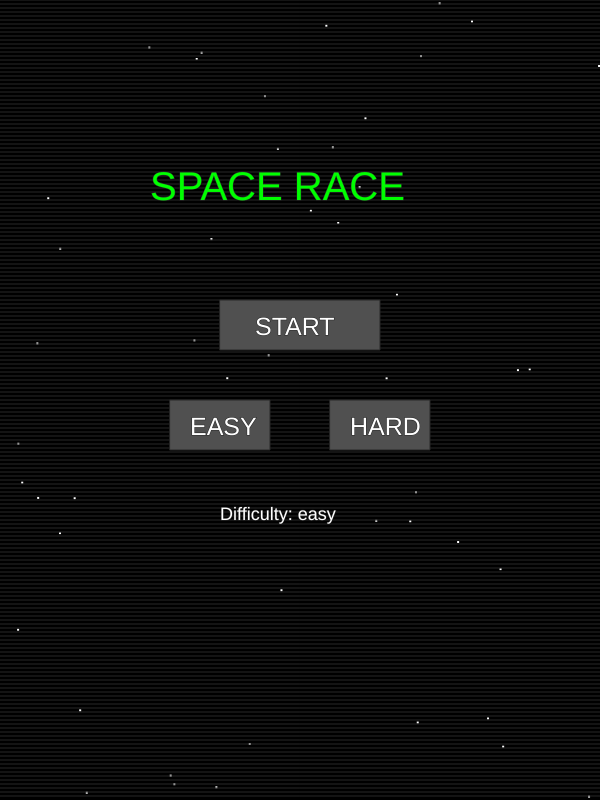
Frame 1 (no input)
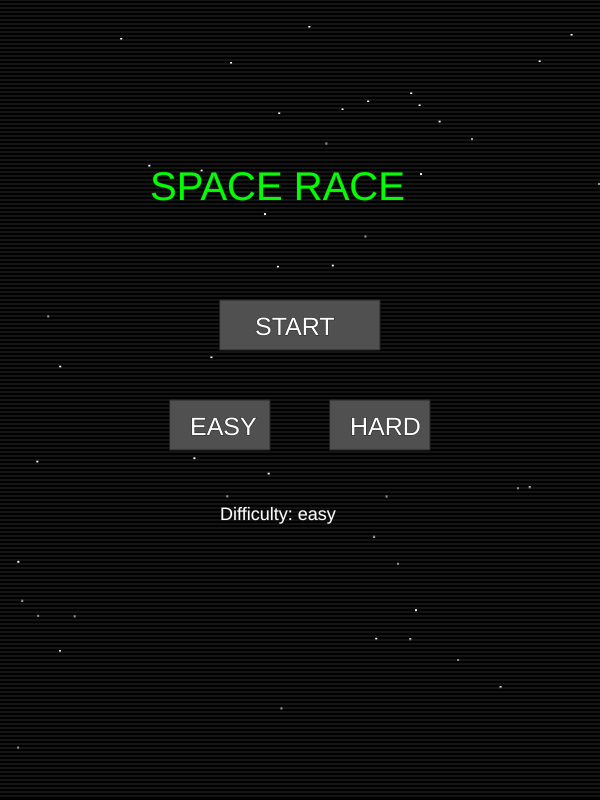
Frame 60 (no input)
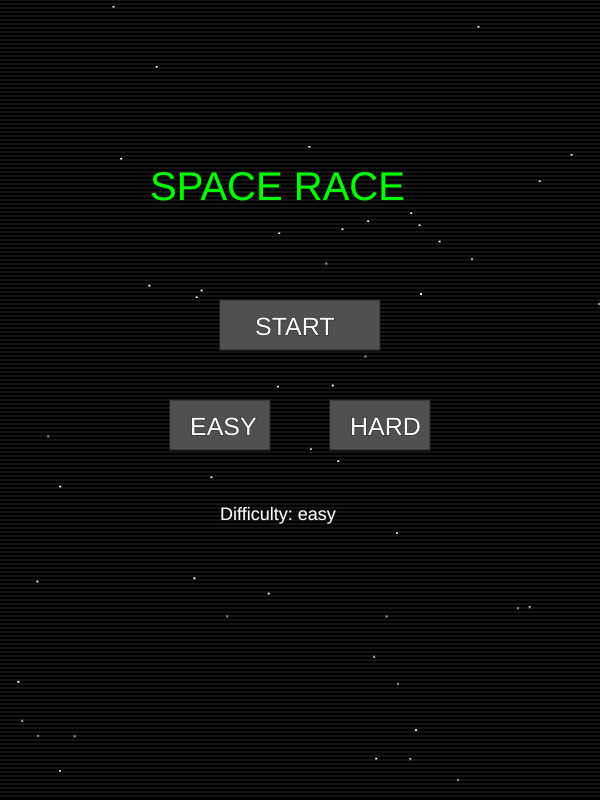
Frame 120 (the mouse pressed at the canvas centre since frame 60)

The p5.js sketch that drew these frames (run headless with seeded random() and noise() and a simulated clock; from frame 60 on, the mouse is pressed at the canvas centre):

// p5.js sketch
// ── sketch.js
///////////////////////////////////
/// Sho - Space Race Game Final ///
///////////////////////////////////


let px = 150;
let cpu = 350;

let py = 650;
let cy = 650;

let life = 5;
let cpuLife = 5;

let playerShield = 0;
let cpuShield = 0;

let ox = [];
let oy = [];

let sx = [];
let sy = [];

let speed = 5;

let boom = 0;
let ex = 0;
let ey = 0;

let flash = 0;

let screen = "menu";
let difficulty = "easy";

let startTime = 0;
let timePlayed = 0;

function setup() {
  createCanvas(600, 800);

  for (let i = 0; i < 6; i++) {
    ox[i] = random(500);
    oy[i] = random(800);
  }

  for (let i = 0; i < 50; i++) {
    sx[i] = random(width);
    sy[i] = random(height);
  }
}

function draw() {
  background(0);

  // STARFIELD
  fill(255);
  noStroke();
  for (let i = 0; i < 50; i++) {
    rect(sx[i], sy[i], 2, 2);
    sy[i] += 2;

    if (sy[i] > height) {
      sy[i] = 0;
      sx[i] = random(width);
    }
  }

  // scan lines
  stroke(40);
  for (let i = 0; i < height; i += 4) {
    line(0, i, width, i);
  }

  // flash effect
  if (flash > 0) {
    noStroke();
    fill(255, 0, 0, 80);
    rect(0, 0, width, height);
    flash--;
  }

  // MENU
  if (screen == "menu") {

    fill(0, 255, 0);
    textSize(40);
    text("SPACE RACE", 150, 200);

    fill(80);
    rect(220, 300, 160, 50);
    fill(255);
    textSize(25);
    text("START", 255, 335);

    fill(80);
    rect(170, 400, 100, 50);
    fill(255);
    text("EASY", 190, 435);

    fill(80);
    rect(330, 400, 100, 50);
    fill(255);
    text("HARD", 350, 435);

    fill(255);
    textSize(18);
    text("Difficulty: " + difficulty, 220, 520);

    return;
  }

  // GAME OVER
  if (screen == "over") {

    fill(255);
    textSize(35);

    if (life > 0) text("YOU WIN!", 210, 320);
    else text("CPU WINS!", 190, 320);

    textSize(25);
    text("TIME: " + timePlayed + "s", 220, 380);

    fill(80);
    rect(220, 450, 160, 50);

    fill(255);
    textSize(20);
    text("RESTART", 250, 482);

    return;
  }

  // TIMER
  timePlayed = floor((millis() - startTime) / 1000);

  // SHIELDS
  if (playerShield > 0) playerShield--;
  if (cpuShield > 0) cpuShield--;

  // OBSTACLES
  fill(255);
  noStroke();

  for (let i = 0; i < 6; i++) {

    rect(ox[i], oy[i], 60, 10);
    oy[i] += speed;

    if (oy[i] > height) {
      oy[i] = 0;
      ox[i] = random(500);
    }

    // PLAYER HIT
    if (
      px + 20 > ox[i] &&
      px < ox[i] + 60 &&
      py + 30 > oy[i] &&
      py < oy[i] + 10 &&
      playerShield <= 0
    ) {
      life--;
      px = 150;
      flash = 10;

      ex = px;
      ey = py;
      boom = 20;

      playerShield = 180;
    }

    // CPU HIT
    if (
      cpu + 20 > ox[i] &&
      cpu < ox[i] + 60 &&
      cy + 30 > oy[i] &&
      cy < oy[i] + 10 &&
      cpuShield <= 0
    ) {
      cpuLife--;
      cpu = 350;
      cpuShield = 180;
    }
  }

  // EXPLOSION
  if (boom > 0) {
    fill(255, 255, 0);
    for (let i = 0; i < 20; i++) {
      rect(
        ex + random(-15, 15),
        ey + random(-15, 15),
        3,
        3
      );
    }
    boom--;
  }

  // PLAYER
  if (playerShield <= 0 || frameCount % 10 < 5) {
    fill("red");
    rect(px, py, 20, 30);
  }

  // CPU
  if (cpuShield <= 0 || frameCount % 10 < 5) {
    fill("cyan");
    rect(cpu, cy, 20, 30);
  }

  // MOVEMENT UPWARD
  py -= 1;

  if (difficulty == "easy")
    cy -= random(0.8, 1.3);
  else
    cy -= random(1.2, 2);

  cpu += random(-3, 3);
  cpu = constrain(cpu, 0, width - 20);

  // FINISH LINE
  stroke(0, 255, 0);
  line(0, 40, width, 40);

  // LIVES DISPLAY
  noStroke();
  fill(255);
  textSize(20);

  text("YOU: " + life, 20, 25);
  text("CPU: " + cpuLife, 460, 25);
  text("TIME: " + timePlayed, 250, 25);

  // LAPS / SPEED
  if (py < 40) {
    py = 650;
    speed++;
  }

  if (cy < 40) {
    cy = 650;
    speed++;
  }

  // GAME END
  if (life <= 0 || cpuLife <= 0) {
    screen = "over";
  }
}

// CONTROLS
function keyPressed() {
  if (screen != "play") return;

  if (keyCode == LEFT_ARROW) px -= 20;
  if (keyCode == RIGHT_ARROW) px += 20;

  px = constrain(px, 0, width - 20);
}

// MENU + BUTTONS
function mousePressed() {

  // START
  if (screen == "menu" &&
    mouseX > 220 && mouseX < 380 &&
    mouseY > 300 && mouseY < 350) {

    screen = "play";
    startTime = millis();
  }

  // EASY
  if (mouseX > 170 && mouseX < 270 &&
    mouseY > 400 && mouseY < 450) {
    difficulty = "easy";
    speed = 4;
  }

  // HARD
  if (mouseX > 330 && mouseX < 430 &&
    mouseY > 400 && mouseY < 450) {
    difficulty = "hard";
    speed = 8;
  }

  // RESTART
  if (screen == "over" &&
    mouseX > 220 && mouseX < 380 &&
    mouseY > 450 && mouseY < 500) {
    resetGame();
  }
}

// RESET GAME
function resetGame() {

  px = 150;
  cpu = 350;

  py = 650;
  cy = 650;

  life = 5;
  cpuLife = 5;

  playerShield = 0;
  cpuShield = 0;

  speed = (difficulty == "easy") ? 4 : 8;

  flash = 0;
  boom = 0;

  startTime = millis();
  screen = "play";
}
